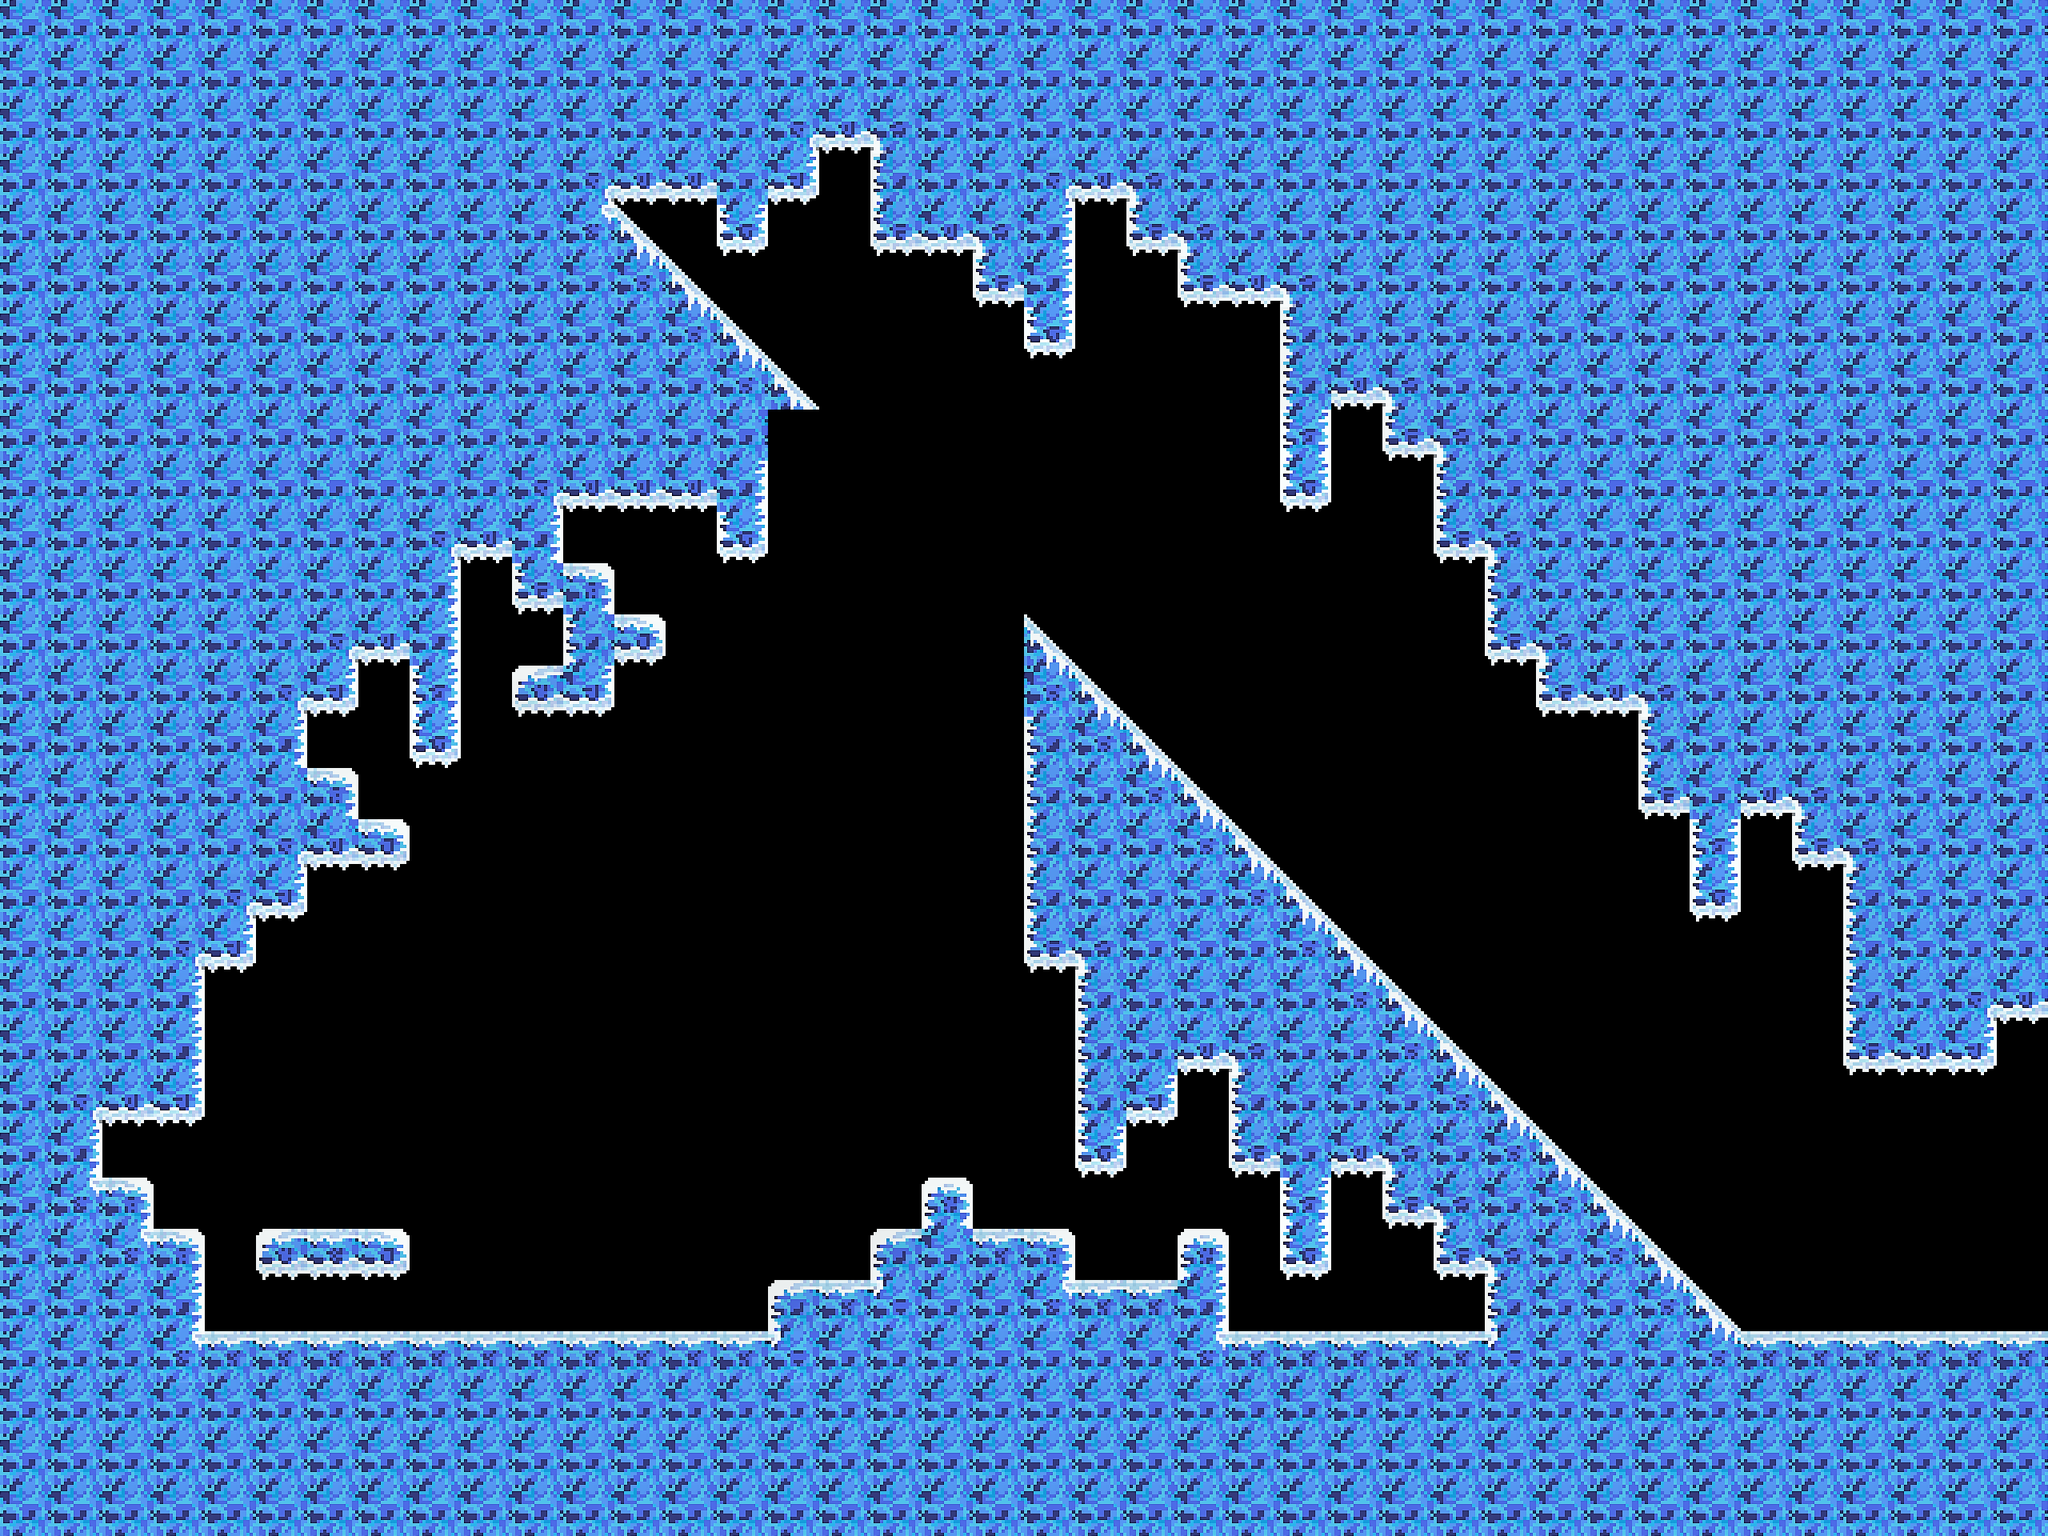

A 2D game scene composited from a Tiled map and its tileset images. What follows is a short description and the map's XML, with every tile layer's data as written:
An orthogonal 40x30 tile map with 64x64 px tiles, 1 tile layer (tiles) and 7 objects (E, end).

<map version="1.4" tiledversion="1.4.3" orientation="orthogonal" renderorder="right-down" width="40" height="30" tilewidth="64" tileheight="64" infinite="0" nextlayerid="5" nextobjectid="10">
 <tileset firstgid="1" source="../tileset4.tsx" />
 <layer id="1" name="tiles" width="40" height="30">
  <data encoding="csv">
10,10,10,10,10,10,10,10,10,10,10,10,10,10,10,10,10,10,10,10,10,10,10,10,10,10,10,10,10,10,10,10,10,10,10,10,10,10,10,10,
10,10,10,10,10,10,10,10,10,10,10,10,10,10,10,10,10,10,10,10,10,10,10,10,10,10,10,10,10,10,10,10,10,10,10,10,10,10,10,10,
10,10,10,10,10,10,10,10,10,10,10,10,10,10,10,5,18,6,10,10,10,10,10,10,10,10,10,10,10,10,10,10,10,10,10,10,10,10,10,10,
10,10,10,10,10,10,10,10,10,10,10,5,18,18,10,19,0,9,10,10,5,18,6,10,10,10,10,10,10,10,10,10,10,10,10,10,10,10,10,10,
10,10,10,10,10,10,10,10,10,10,10,13,7,0,20,0,0,17,18,6,11,0,17,6,10,10,10,10,10,10,10,10,10,10,10,10,10,10,10,10,
10,10,10,10,10,10,10,10,10,10,10,10,15,7,0,0,0,0,0,17,11,0,0,17,18,6,10,10,10,10,10,10,10,10,10,10,10,10,10,10,
10,10,10,10,10,10,10,10,10,10,10,10,10,15,7,0,0,0,0,0,20,0,0,0,0,9,10,10,10,10,10,10,10,10,10,10,10,10,10,10,
10,10,10,10,10,10,10,10,10,10,10,10,10,10,15,7,0,0,0,0,0,0,0,0,0,9,18,6,10,10,10,10,10,10,10,10,10,10,10,10,
10,10,10,10,10,10,10,10,10,10,10,10,10,10,10,0,0,0,0,0,0,0,0,0,0,12,0,17,6,10,10,10,10,10,10,10,10,10,10,10,
10,10,10,10,10,10,10,10,10,10,5,18,18,18,11,0,0,0,0,0,0,0,0,0,0,20,0,0,9,10,10,10,10,10,10,10,10,10,10,10,
10,10,10,10,10,10,10,10,5,18,11,0,0,0,20,0,0,0,0,0,0,0,0,0,0,0,0,0,17,6,10,10,10,10,10,10,10,10,10,10,
10,10,10,10,10,10,10,10,11,0,17,3,0,0,0,0,0,0,0,0,0,0,0,0,0,0,0,0,0,9,10,10,10,10,10,10,10,10,10,10,
10,10,10,10,10,10,5,18,11,0,0,9,27,0,0,0,0,0,0,0,7,0,0,0,0,0,0,0,0,17,6,10,10,10,10,10,10,10,10,10,
10,10,10,10,10,5,19,0,12,0,25,19,0,0,0,0,0,0,0,0,15,7,0,0,0,0,0,0,0,0,17,18,6,10,10,10,10,10,10,10,
10,10,10,10,10,11,0,0,20,0,0,0,0,0,0,0,0,0,0,0,9,15,7,0,0,0,0,0,0,0,0,0,9,10,10,10,10,10,10,10,
10,10,10,10,10,10,3,0,0,0,0,0,0,0,0,0,0,0,0,0,9,10,15,7,0,0,0,0,0,0,0,0,17,10,18,6,10,10,10,10,
10,10,10,10,10,5,18,27,0,0,0,0,0,0,0,0,0,0,0,0,9,10,10,15,7,0,0,0,0,0,0,0,0,12,0,17,6,10,10,10,
10,10,10,10,5,19,0,0,0,0,0,0,0,0,0,0,0,0,0,0,9,10,10,10,15,7,0,0,0,0,0,0,0,20,0,0,9,10,10,10,
10,10,10,5,19,0,0,0,0,0,0,0,0,0,0,0,0,0,0,0,17,6,10,10,10,15,7,0,0,0,0,0,0,0,0,0,9,10,10,10,
10,10,10,11,0,0,0,0,0,0,0,0,0,0,0,0,0,0,0,0,0,9,10,10,10,10,15,7,0,0,0,0,0,0,0,0,9,10,5,18,
10,10,10,11,0,0,0,0,0,0,0,0,0,0,0,0,0,0,0,0,0,9,10,18,6,10,10,15,7,0,0,0,0,0,0,0,17,18,19,0,
10,5,18,19,0,0,0,0,0,0,0,0,0,0,0,0,0,0,0,0,0,9,19,0,9,10,10,10,15,7,0,0,0,0,0,0,0,0,0,0,
10,11,0,0,0,0,0,0,0,0,0,0,0,0,0,0,0,0,0,0,0,20,0,0,17,10,18,6,10,15,7,0,0,0,0,0,0,0,0,0,
10,13,3,0,0,0,0,0,0,0,0,0,0,0,0,0,0,0,4,0,0,0,0,0,0,12,0,17,6,10,15,7,0,0,0,0,0,0,0,0,
10,10,13,3,0,25,26,27,0,0,0,0,0,0,0,0,0,1,10,2,3,0,0,4,0,20,0,0,17,6,10,15,7,0,0,0,0,0,0,0,
10,10,10,11,0,0,0,0,0,0,0,0,0,0,0,1,2,14,10,10,13,2,2,11,0,0,0,0,0,9,10,10,15,7,0,0,0,0,0,0,
10,10,10,13,2,2,2,2,2,2,2,2,2,2,2,14,10,10,10,10,10,10,10,13,2,2,2,2,2,14,10,10,10,15,2,2,2,2,2,2,
10,10,10,10,10,10,10,10,10,10,10,10,10,10,10,10,10,10,10,10,10,10,10,10,10,10,10,10,10,10,10,10,10,10,10,10,10,10,10,10,
10,10,10,10,10,10,10,10,10,10,10,10,10,10,10,10,10,10,10,10,10,10,10,10,10,10,10,10,10,10,10,10,10,10,10,10,10,10,10,10,
10,10,10,10,10,10,10,10,10,10,10,10,10,10,10,10,10,10,10,10,10,10,10,10,10,10,10,10,10,10,10,10,10,10,10,10,10,10,10,10
</data>
 </layer>
 <objectgroup id="3" name="conx">
  <object id="3" name="E" x="2496" y="1280" width="64" height="331" />
 </objectgroup>
 <objectgroup id="4" name="spawns">
  <object id="4" x="704" y="1536">
   <point />
  </object>
  <object id="5" x="1344" y="704">
   <point />
  </object>
  <object id="6" name="end" x="384" y="1536">
   <point />
  </object>
 </objectgroup>
 <objectgroup id="2" name="collision">
  <object id="1" x="0" y="0" visible="0">
   <polygon points="0,0 2560,0 2560,1280 2496,1280 2496,1344 2304,1344 2304,1088 2240,1088 2240,1024 2176,1024 2176,1152 2112,1152 2112,1024 2048,1024 2048,896 1920,896 1920,832 1856,832 1856,704 1792,704 1792,576 1728,576 1728,512 1664,512 1664,640 1600,640 1600,384 1472,384 1472,320 1408,320 1408,256 1344,256 1344,448 1280,448 1280,384 1216,384 1216,320 1088,320 1088,192 1024,192 1024,256 960,256 960,320 896,320 896,256 768,256 1024,512 960,512 960,704 896,704 896,640 704,640 704,704 768,704 768,768 832,768 832,832 768,832 768,896 640,896 640,832 704,832 704,768 640,768 640,704 576,704 576,960 512,960 512,832 448,832 448,896 384,896 384,960 448,960 448,1024 512,1024 512,1088 384,1088 384,1152 320,1152 320,1216 256,1216 256,1408 128,1408 128,1472 192,1472 192,1536 256,1536 256,1664 960,1664 960,1600 1088,1600 1088,1536 1152,1536 1152,1472 1216,1472 1216,1536 1344,1536 1344,1600 1472,1600 1472,1536 1536,1536 1536,1664 1856,1664 1856,1600 1792,1600 1792,1536 1728,1536 1728,1472 1664,1472 1664,1600 1600,1600 1600,1472 1536,1472 1536,1344 1472,1344 1472,1408 1408,1408 1408,1472 1344,1472 1344,1216 1280,1216 1280,768 2176,1664 2560,1664 2560,1920 0,1920" />
  </object>
  <object id="2" x="320" y="1536" visible="0">
   <polygon points="0,0 192,0 192,64 0,64" />
  </object>
  <object id="9" x="32" y="32">
   <polygon points="0,0 0,1856 2496,1856 2496,0" />
  </object>
 </objectgroup>
</map>
